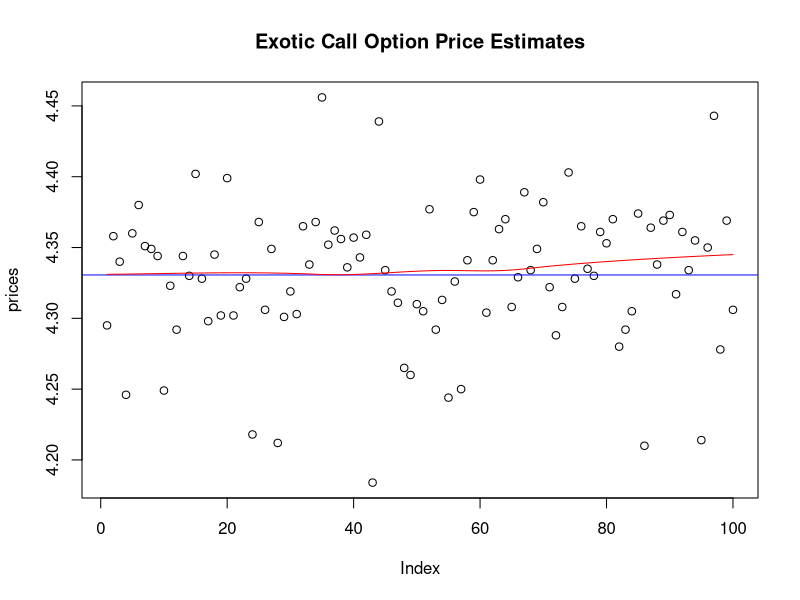

This chart was generated by the following R code:
#Project 4.4 - Exotic Option Pricing

#Group 8:
#Evan Johnston
#Chinmay Baxi
#Roberto Toto

#4 - Reprice Exotic Option with Implied Volatility

# exotic call pricing function
exoticCallPricer<-function(p0,K,T,r,sigma,N){
  mu_int<-r/252
  sigma_int<-sigma*sqrt(dt)
  optionPayOffs<-vector()
  for(i in 1:N){
    returns<-rnorm(T,mu_int,sigma_int)
    prices<-p0*cumprod(returns+1)
    
    # logical value indicating if the price is above the strike or not
    value<-(max(prices[T]-K,0))>0
    
    # if the price is above, then the investor recieves $10 as garunteed by our exotic option. This is a less-risky option than a standard european call.
    if (value){
      optionPayOffs[i]<-10
    }
    # 0 otherwise
    else{
      optionPayOffs[i]<-0
    } 
  }
  optPrice<-mean(optionPayOffs)/(1+r)^maturity
  return(optPrice)
}

# inital stock price
p0<-104.04

# maturity date (June 17 - 153 days)
maturity<-153/252

# create period
dt<-1/252
T<-maturity/dt

# call option price
c<-10.35

# strike price
K<-105

# modified risk free rate
r<-0

# implied volatility from 4.3
sigma<-0.35

# number of simulations
N<-10000

# initalize prices vector
prices<-rep(0,100)

# fill price vector with prices based on different estimated prices
for (i in 1:100){
  prices[i]<-exoticCallPricer(p0,K,T,r,sigma,N)
}

# plots the prices with the mean in blue and best-fit in red
plot(prices, main="Exotic Call Option Price Estimates")
abline(h=mean(prices),col="blue")
lines(lowess(prices),col="red")
print(mean(prices))
